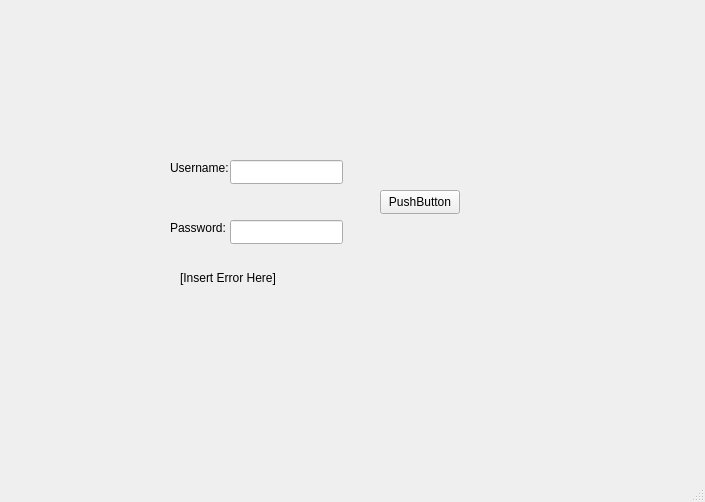
<?xml version="1.0" encoding="UTF-8"?>
<ui version="4.0">
 <class>MainWindow</class>
 <widget class="QMainWindow" name="MainWindow">
  <property name="geometry">
   <rect>
    <x>0</x>
    <y>0</y>
    <width>705</width>
    <height>502</height>
   </rect>
  </property>
  <property name="windowTitle">
   <string>MainWindow</string>
  </property>
  <widget class="QWidget" name="centralwidget">
   <widget class="QPushButton" name="pushButton">
    <property name="geometry">
     <rect>
      <x>380</x>
      <y>190</y>
      <width>80</width>
      <height>24</height>
     </rect>
    </property>
    <property name="text">
     <string>PushButton</string>
    </property>
   </widget>
   <widget class="QLabel" name="label">
    <property name="geometry">
     <rect>
      <x>170</x>
      <y>160</y>
      <width>91</width>
      <height>16</height>
     </rect>
    </property>
    <property name="text">
     <string>Username: </string>
    </property>
   </widget>
   <widget class="QLabel" name="label_2">
    <property name="geometry">
     <rect>
      <x>170</x>
      <y>220</y>
      <width>71</width>
      <height>16</height>
     </rect>
    </property>
    <property name="text">
     <string>Password:</string>
    </property>
   </widget>
   <widget class="QLineEdit" name="lineEdit">
    <property name="geometry">
     <rect>
      <x>230</x>
      <y>160</y>
      <width>113</width>
      <height>24</height>
     </rect>
    </property>
   </widget>
   <widget class="QLineEdit" name="lineEdit_2">
    <property name="geometry">
     <rect>
      <x>230</x>
      <y>220</y>
      <width>113</width>
      <height>24</height>
     </rect>
    </property>
   </widget>
   <widget class="QLabel" name="label_3">
    <property name="geometry">
     <rect>
      <x>180</x>
      <y>270</y>
      <width>171</width>
      <height>16</height>
     </rect>
    </property>
    <property name="text">
     <string>[Insert Error Here]</string>
    </property>
   </widget>
  </widget>
  <widget class="QMenuBar" name="menubar">
   <property name="geometry">
    <rect>
     <x>0</x>
     <y>0</y>
     <width>705</width>
     <height>21</height>
    </rect>
   </property>
  </widget>
  <widget class="QStatusBar" name="statusbar"/>
 </widget>
 <resources/>
 <connections/>
</ui>
